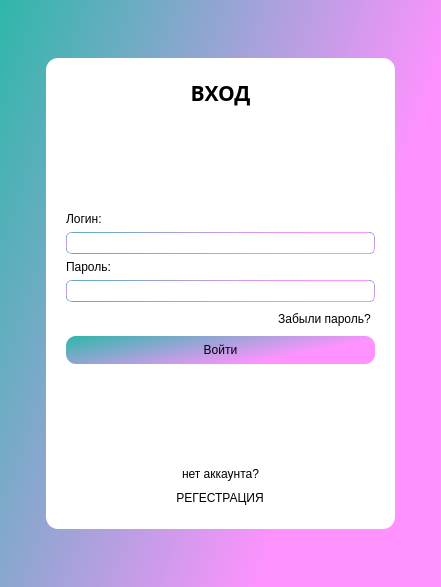
<?xml version="1.0" encoding="UTF-8"?>
<ui version="4.0">
 <class>Form</class>
 <widget class="QWidget" name="Form">
  <property name="geometry">
   <rect>
    <x>0</x>
    <y>0</y>
    <width>441</width>
    <height>587</height>
   </rect>
  </property>
  <property name="windowTitle">
   <string>Form</string>
  </property>
  <property name="styleSheet">
   <string notr="true">#Form{
background-color: qlineargradient(spread:pad, x1:0, y1:0, x2:0.869, y2:0.403818, stop:0 rgba(46, 183, 169, 255), stop:1 rgba(255, 146, 255, 255));
}

</string>
  </property>
  <layout class="QGridLayout" name="gridLayout" rowstretch="1,10,1" columnstretch="1,10,1">
   <item row="1" column="0">
    <spacer name="horizontalSpacer">
     <property name="orientation">
      <enum>Qt::Horizontal</enum>
     </property>
     <property name="sizeHint" stdset="0">
      <size>
       <width>352</width>
       <height>20</height>
      </size>
     </property>
    </spacer>
   </item>
   <item row="1" column="2">
    <spacer name="horizontalSpacer_2">
     <property name="orientation">
      <enum>Qt::Horizontal</enum>
     </property>
     <property name="sizeHint" stdset="0">
      <size>
       <width>31</width>
       <height>20</height>
      </size>
     </property>
    </spacer>
   </item>
   <item row="0" column="1">
    <spacer name="verticalSpacer">
     <property name="orientation">
      <enum>Qt::Vertical</enum>
     </property>
     <property name="sizeHint" stdset="0">
      <size>
       <width>20</width>
       <height>485</height>
      </size>
     </property>
    </spacer>
   </item>
   <item row="2" column="1">
    <spacer name="verticalSpacer_2">
     <property name="orientation">
      <enum>Qt::Vertical</enum>
     </property>
     <property name="sizeHint" stdset="0">
      <size>
       <width>20</width>
       <height>43</height>
      </size>
     </property>
    </spacer>
   </item>
   <item row="1" column="1">
    <widget class="QFrame" name="frame_main">
     <property name="styleSheet">
      <string notr="true">#frame_main{
	border-radius: 12;
	background-color: rgb(255, 255, 255);
}</string>
     </property>
     <property name="frameShape">
      <enum>QFrame::StyledPanel</enum>
     </property>
     <property name="frameShadow">
      <enum>QFrame::Raised</enum>
     </property>
     <layout class="QVBoxLayout" name="verticalLayout_3">
      <property name="leftMargin">
       <number>20</number>
      </property>
      <property name="topMargin">
       <number>20</number>
      </property>
      <property name="rightMargin">
       <number>20</number>
      </property>
      <property name="bottomMargin">
       <number>20</number>
      </property>
      <item>
       <widget class="QLabel" name="label">
        <property name="font">
         <font>
          <family>Gadugi</family>
          <pointsize>16</pointsize>
          <weight>75</weight>
          <bold>true</bold>
         </font>
        </property>
        <property name="text">
         <string>ВХОД</string>
        </property>
        <property name="alignment">
         <set>Qt::AlignCenter</set>
        </property>
       </widget>
      </item>
      <item>
       <spacer name="verticalSpacer_4">
        <property name="orientation">
         <enum>Qt::Vertical</enum>
        </property>
        <property name="sizeHint" stdset="0">
         <size>
          <width>20</width>
          <height>85</height>
         </size>
        </property>
       </spacer>
      </item>
      <item>
       <layout class="QVBoxLayout" name="verticalLayout">
        <item>
         <layout class="QGridLayout" name="gridLayout_3">
          <item row="1" column="1">
           <widget class="QPushButton" name="pushButton">
            <property name="text">
             <string>Забыли пароль?</string>
            </property>
            <property name="flat">
             <bool>true</bool>
            </property>
           </widget>
          </item>
          <item row="1" column="0">
           <spacer name="horizontalSpacer_3">
            <property name="orientation">
             <enum>Qt::Horizontal</enum>
            </property>
            <property name="sizeHint" stdset="0">
             <size>
              <width>40</width>
              <height>20</height>
             </size>
            </property>
           </spacer>
          </item>
          <item row="0" column="0" colspan="2">
           <layout class="QGridLayout" name="gridLayout_2">
            <item row="0" column="0">
             <widget class="QLabel" name="label_2">
              <property name="text">
               <string>Логин:</string>
              </property>
             </widget>
            </item>
            <item row="1" column="0">
             <widget class="QLineEdit" name="le_username">
              <property name="styleSheet">
               <string notr="true">border-radius: 5;
border: 1px solid qlineargradient(spread:pad, x1:0, y1:0, x2:0.869, y2:0.403818, stop:0 rgba(46, 183, 169, 255), stop:1 rgba(255, 146, 255, 255));
padding: 2;</string>
              </property>
             </widget>
            </item>
            <item row="2" column="0">
             <widget class="QLabel" name="label_3">
              <property name="text">
               <string>Пароль:</string>
              </property>
             </widget>
            </item>
            <item row="3" column="0">
             <widget class="QLineEdit" name="le_password">
              <property name="styleSheet">
               <string notr="true">border-radius: 5;
border: 1px solid qlineargradient(spread:pad, x1:0, y1:0, x2:0.869, y2:0.403818, stop:0 rgba(46, 183, 169, 255), stop:1 rgba(255, 146, 255, 255));
padding: 2;</string>
              </property>
             </widget>
            </item>
           </layout>
          </item>
         </layout>
        </item>
        <item>
         <widget class="QPushButton" name="pushButton_2">
          <property name="styleSheet">
           <string notr="true">QPushButton{
background-color: qlineargradient(spread:pad, x1:0, y1:0, x2:0.869, y2:0.403818, stop:0 rgba(46, 183, 169, 255), stop:1 rgba(255, 146, 255, 255));
border: none;
border-radius: 10;
padding: 7;
}
QPushButton:hover:pressed{
	background-color: qlineargradient(spread:pad, x1:0, y1:0, x2:1, y2:1, stop:0 rgba(0, 16, 225, 255), stop:1 rgba(255, 72, 255, 255));
	color:  white;
}</string>
          </property>
          <property name="text">
           <string>Войти</string>
          </property>
         </widget>
        </item>
       </layout>
      </item>
      <item>
       <spacer name="verticalSpacer_3">
        <property name="orientation">
         <enum>Qt::Vertical</enum>
        </property>
        <property name="sizeHint" stdset="0">
         <size>
          <width>20</width>
          <height>85</height>
         </size>
        </property>
       </spacer>
      </item>
      <item>
       <layout class="QVBoxLayout" name="verticalLayout_2">
        <item>
         <widget class="QLabel" name="label_4">
          <property name="text">
           <string>нет аккаунта?</string>
          </property>
          <property name="alignment">
           <set>Qt::AlignCenter</set>
          </property>
          <property name="wordWrap">
           <bool>false</bool>
          </property>
         </widget>
        </item>
        <item alignment="Qt::AlignHCenter">
         <widget class="QPushButton" name="pushButton_3">
          <property name="text">
           <string>РЕГЕСТРАЦИЯ</string>
          </property>
          <property name="flat">
           <bool>true</bool>
          </property>
         </widget>
        </item>
       </layout>
      </item>
     </layout>
    </widget>
   </item>
  </layout>
 </widget>
 <resources/>
 <connections/>
</ui>
